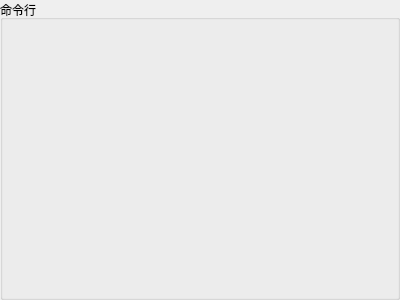
<?xml version="1.0" encoding="UTF-8"?>
<ui version="4.0">
 <class>base_set_win</class>
 <widget class="QWidget" name="base_set_win">
  <property name="geometry">
   <rect>
    <x>0</x>
    <y>0</y>
    <width>400</width>
    <height>300</height>
   </rect>
  </property>
  <property name="windowTitle">
   <string>设置模块</string>
  </property>
  <layout class="QVBoxLayout" name="verticalLayout_2" stretch="0,1">
   <property name="spacing">
    <number>10</number>
   </property>
   <property name="leftMargin">
    <number>0</number>
   </property>
   <property name="topMargin">
    <number>0</number>
   </property>
   <property name="rightMargin">
    <number>0</number>
   </property>
   <property name="bottomMargin">
    <number>0</number>
   </property>
   <item>
    <layout class="QVBoxLayout" name="verticalLayout_set_other"/>
   </item>
   <item>
    <widget class="HeaderCardWidget" name="groupBox">
     <property name="title">
      <string>命令行</string>
     </property>
    </widget>
   </item>
  </layout>
 </widget>
 <customwidgets>
  <customwidget>
   <class>HeaderCardWidget</class>
   <extends>QGroupBox</extends>
   <header>qfluentwidgets</header>
   <container>1</container>
  </customwidget>
 </customwidgets>
 <resources/>
 <connections/>
</ui>
